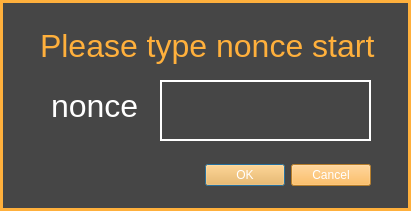
<?xml version="1.0" encoding="UTF-8"?>
<ui version="4.0">
 <class>Dialog</class>
 <widget class="QDialog" name="Dialog">
  <property name="geometry">
   <rect>
    <x>0</x>
    <y>0</y>
    <width>412</width>
    <height>212</height>
   </rect>
  </property>
  <property name="windowTitle">
   <string>Mining Request</string>
  </property>
  <property name="styleSheet">
   <string notr="true">background-color: rgba(70, 70, 70,0);</string>
  </property>
  <widget class="QDialogButtonBox" name="buttonBox">
   <property name="geometry">
    <rect>
     <x>20</x>
     <y>150</y>
     <width>351</width>
     <height>51</height>
    </rect>
   </property>
   <property name="font">
    <font>
     <family>Helvetica75</family>
     <pointsize>10</pointsize>
     <weight>9</weight>
     <italic>false</italic>
     <bold>false</bold>
    </font>
   </property>
   <property name="styleSheet">
    <string notr="true">color:white;
font: 75 10pt &quot;Helvetica75&quot;;
background-color:rgb(255, 176, 60);</string>
   </property>
   <property name="orientation">
    <enum>Qt::Horizontal</enum>
   </property>
   <property name="standardButtons">
    <set>QDialogButtonBox::Cancel|QDialogButtonBox::Ok</set>
   </property>
  </widget>
  <widget class="QLabel" name="label">
   <property name="geometry">
    <rect>
     <x>40</x>
     <y>10</y>
     <width>341</width>
     <height>71</height>
    </rect>
   </property>
   <property name="font">
    <font>
     <family>Lucida Grande</family>
     <pointsize>24</pointsize>
     <weight>50</weight>
     <bold>false</bold>
    </font>
   </property>
   <property name="styleSheet">
    <string notr="true">color:rgb(255, 176, 60);
border: 0px solid gray;</string>
   </property>
   <property name="frameShape">
    <enum>QFrame::NoFrame</enum>
   </property>
   <property name="frameShadow">
    <enum>QFrame::Plain</enum>
   </property>
   <property name="text">
    <string>Please type nonce start</string>
   </property>
  </widget>
  <widget class="QPlainTextEdit" name="plainTextEdit">
   <property name="geometry">
    <rect>
     <x>160</x>
     <y>80</y>
     <width>211</width>
     <height>61</height>
    </rect>
   </property>
   <property name="font">
    <font>
     <family>Lucida Grande</family>
     <pointsize>24</pointsize>
     <weight>50</weight>
     <bold>false</bold>
    </font>
   </property>
   <property name="styleSheet">
    <string notr="true">color:white;
background-color:rgb(70, 70, 70);
border-color:white;</string>
   </property>
   <property name="frameShape">
    <enum>QFrame::WinPanel</enum>
   </property>
   <property name="frameShadow">
    <enum>QFrame::Plain</enum>
   </property>
   <property name="plainText">
    <string/>
   </property>
  </widget>
  <widget class="QFrame" name="frame">
   <property name="geometry">
    <rect>
     <x>0</x>
     <y>0</y>
     <width>411</width>
     <height>211</height>
    </rect>
   </property>
   <property name="styleSheet">
    <string notr="true">background-color:rgb(70, 70, 70);
border-color:white;
border: 3px solid rgb(255, 176, 60);</string>
   </property>
   <property name="frameShape">
    <enum>QFrame::StyledPanel</enum>
   </property>
   <property name="frameShadow">
    <enum>QFrame::Raised</enum>
   </property>
   <widget class="QLabel" name="label_2">
    <property name="geometry">
     <rect>
      <x>40</x>
      <y>70</y>
      <width>101</width>
      <height>71</height>
     </rect>
    </property>
    <property name="font">
     <font>
      <family>Lucida Grande</family>
      <pointsize>24</pointsize>
      <weight>50</weight>
      <bold>false</bold>
     </font>
    </property>
    <property name="styleSheet">
     <string notr="true">background-color:rgb(70, 70, 70);
border-color:rgb(70, 70, 70);
color:white;</string>
    </property>
    <property name="frameShape">
     <enum>QFrame::WinPanel</enum>
    </property>
    <property name="text">
     <string>nonce:</string>
    </property>
   </widget>
  </widget>
  <zorder>frame</zorder>
  <zorder>label</zorder>
  <zorder>plainTextEdit</zorder>
  <zorder>buttonBox</zorder>
 </widget>
 <resources/>
 <connections>
  <connection>
   <sender>buttonBox</sender>
   <signal>accepted()</signal>
   <receiver>Dialog</receiver>
   <slot>accept()</slot>
   <hints>
    <hint type="sourcelabel">
     <x>248</x>
     <y>254</y>
    </hint>
    <hint type="destinationlabel">
     <x>157</x>
     <y>274</y>
    </hint>
   </hints>
  </connection>
  <connection>
   <sender>buttonBox</sender>
   <signal>rejected()</signal>
   <receiver>Dialog</receiver>
   <slot>reject()</slot>
   <hints>
    <hint type="sourcelabel">
     <x>316</x>
     <y>260</y>
    </hint>
    <hint type="destinationlabel">
     <x>286</x>
     <y>274</y>
    </hint>
   </hints>
  </connection>
 </connections>
</ui>
